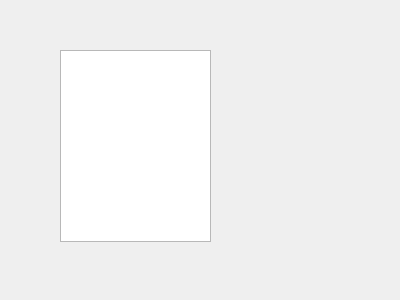
<?xml version="1.0" encoding="UTF-8"?>
<ui version="4.0">
 <class>Widget</class>
 <widget class="QWidget" name="Widget">
  <property name="geometry">
   <rect>
    <x>0</x>
    <y>0</y>
    <width>400</width>
    <height>300</height>
   </rect>
  </property>
  <property name="windowTitle">
   <string>Widget</string>
  </property>
  <widget class="QTableWidget" name="tableWidget">
   <property name="geometry">
    <rect>
     <x>60</x>
     <y>50</y>
     <width>151</width>
     <height>192</height>
    </rect>
   </property>
  </widget>
 </widget>
 <layoutdefault spacing="6" margin="11"/>
 <resources/>
 <connections/>
</ui>
